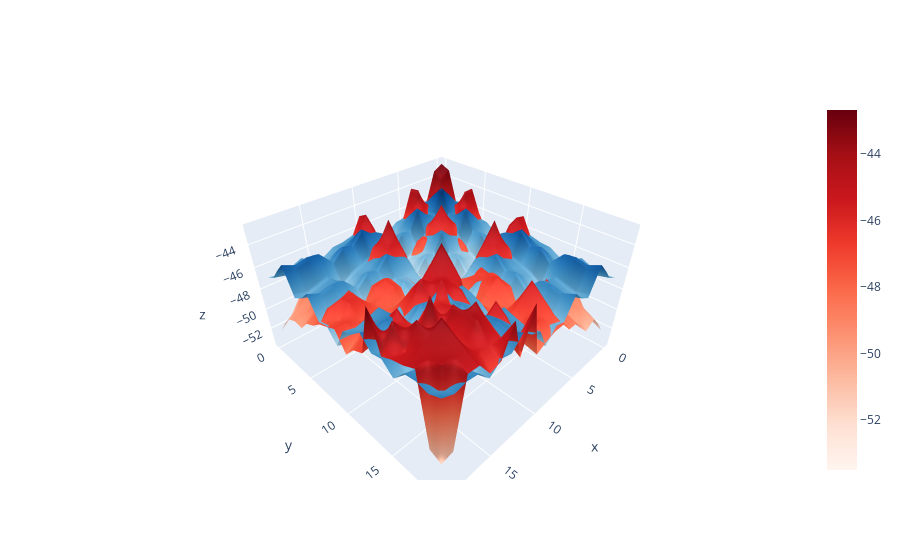
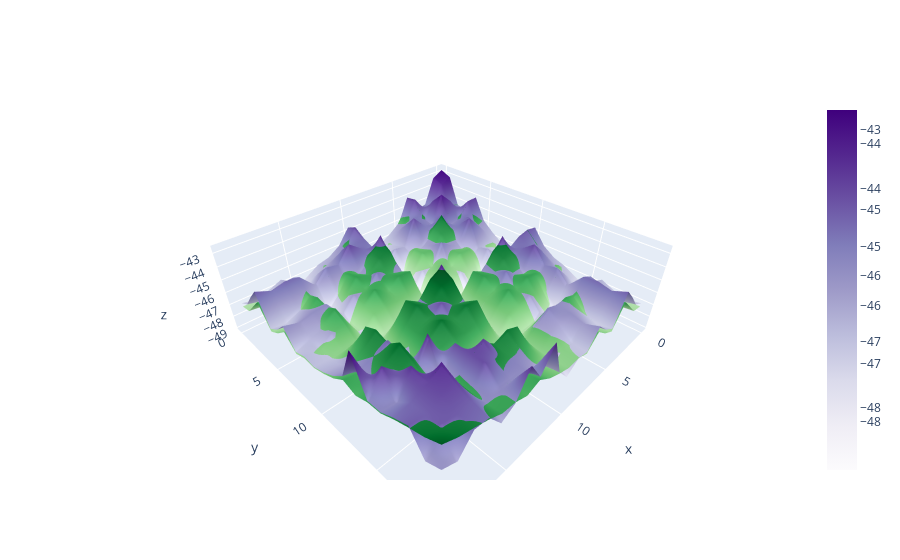

Here is the notebook cell these charts were saved with, in order:
### Code cell
# Surface plots
import plotly.graph_objects as go
import plotly.subplots  as plotly_sp
X, Y = np.meshgrid(thetas_ticks, thetas_ticks)

layout=go.Layout(
    xaxis=dict(title=r"$\theta_1, \theta_2, \theta_3$"),
    yaxis=dict(title=r"$\theta_4, \theta_5, \theta_6$")
)

fig=go.Figure(layout=layout)

surface = go.Surface(x=X, y=Y, z=np.log(cov_term1Numerical), colorscale='Reds', name=r'log(T_1)', showscale=True)
fig.add_trace(surface)
surface = go.Surface(x=X, y=Y, z=np.log(cov_term2Numerical), colorscale='Blues', name=r'log(T_2)', showscale=False)
fig.add_trace(surface)
fig.write_html("T1_T2.html")




fig.show(showlegend=True)

fig=go.Figure()
surface = go.Surface(x=X, y=Y, z=np.log(cov_fft), colorscale='Greens', name=r'log(<M³ M³>_meas)', showscale=True)
fig.add_trace(surface)
surface = go.Surface(x=X, y=Y, z=np.log(cov_term1Numerical+cov_term2Numerical), colorscale='Purples', name=r'log(T_1+T_2)', showscale=True)
fig.add_trace(surface)
fig.show()

fig.write_html("T1+T2_GRF.html")


#plt.show()

### Figure 1 — Plotly figure (JSON) as saved in the notebook; plotly's stock layout.template omitted (floating-point values rounded to 4 significant figures; data arrays with more than 128 entries replaced by an {"elided": "..."} marker saying what was removed)
{"data": [{"colorscale": [[0, "rgb(255,245,240)"], [0.125, "rgb(254,224,210)"], [0.25, "rgb(252,187,161)"], [0.375, "rgb(252,146,114)"], [0.5, "rgb(251,106,74)"], [0.625, "rgb(239,59,44)"], [0.75, "rgb(203,24,29)"], [0.875, "rgb(165,15,21)"], [1, "rgb(103,0,13)"]], "name": "log(T_1)", "showscale": true, "type": "surface", "x": {"elided": "20x20 int values"}, "y": {"elided": "20x20 int values"}, "z": {"elided": "20x20 float values"}}, {"colorscale": [[0, "rgb(247,251,255)"], [0.125, "rgb(222,235,247)"], [0.25, "rgb(198,219,239)"], [0.375, "rgb(158,202,225)"], [0.5, "rgb(107,174,214)"], [0.625, "rgb(66,146,198)"], [0.75, "rgb(33,113,181)"], [0.875, "rgb(8,81,156)"], [1, "rgb(8,48,107)"]], "name": "log(T_2)", "showscale": false, "type": "surface", "x": {"elided": "20x20 int values"}, "y": {"elided": "20x20 int values"}, "z": {"elided": "20x20 float values"}}], "layout": {"xaxis": {"title": {"text": "$\\theta_1, \\theta_2, \\theta_3$"}}, "yaxis": {"title": {"text": "$\\theta_4, \\theta_5, \\theta_6$"}}}}

### Figure 2 — Plotly figure (JSON) as saved in the notebook; plotly's stock layout.template omitted (floating-point values rounded to 4 significant figures; data arrays with more than 128 entries replaced by an {"elided": "..."} marker saying what was removed)
{"data": [{"colorscale": [[0, "rgb(247,252,245)"], [0.125, "rgb(229,245,224)"], [0.25, "rgb(199,233,192)"], [0.375, "rgb(161,217,155)"], [0.5, "rgb(116,196,118)"], [0.625, "rgb(65,171,93)"], [0.75, "rgb(35,139,69)"], [0.875, "rgb(0,109,44)"], [1, "rgb(0,68,27)"]], "name": "log(<M³ M³>_meas)", "showscale": true, "type": "surface", "x": {"elided": "20x20 int values"}, "y": {"elided": "20x20 int values"}, "z": {"elided": "20x20 float values"}}, {"colorscale": [[0, "rgb(252,251,253)"], [0.125, "rgb(239,237,245)"], [0.25, "rgb(218,218,235)"], [0.375, "rgb(188,189,220)"], [0.5, "rgb(158,154,200)"], [0.625, "rgb(128,125,186)"], [0.75, "rgb(106,81,163)"], [0.875, "rgb(84,39,143)"], [1, "rgb(63,0,125)"]], "name": "log(T_1+T_2)", "showscale": true, "type": "surface", "x": {"elided": "20x20 int values"}, "y": {"elided": "20x20 int values"}, "z": {"elided": "20x20 float values"}}], "layout": {}}
